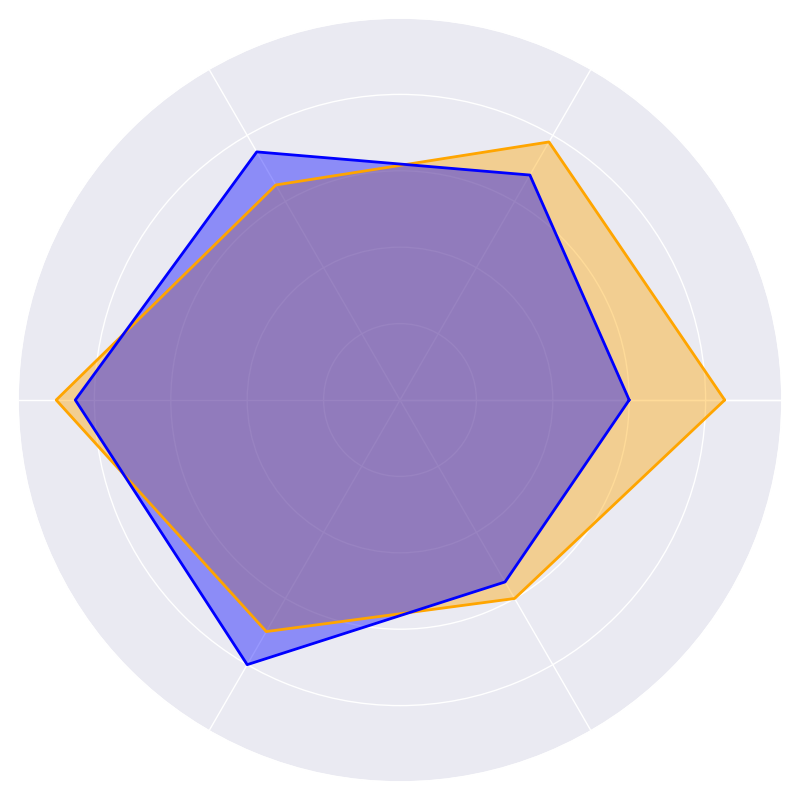

Recreate this plot in Python.
import numpy as np
import matplotlib.pyplot as plt

# Original data series
original_values = np.array([85, 78, 65, 90, 70, 60])
additional_values = np.array([60, 68, 75, 85, 80, 55])

# Complete the circle for the radar chart by repeating the first value
original_values = np.concatenate((original_values, [original_values[0]]))
additional_values = np.concatenate((additional_values, [additional_values[0]]))

# Creating angles for the radar chart
angles = np.linspace(0, 2 * np.pi, len(original_values) - 1, endpoint=False).tolist()
angles += angles[:1]

fig, ax = plt.subplots(figsize=(8, 8), subplot_kw=dict(polar=True))

# Plot original data series
ax.fill(angles, original_values, color='orange', alpha=0.4)
ax.plot(angles, original_values, color='orange', linewidth=2)

# Plot additional data series
ax.fill(angles, additional_values, color='blue', alpha=0.4)
ax.plot(angles, additional_values, color='blue', linewidth=2)

ax.set_yticklabels([])
ax.set_xticks(angles)
ax.set_xticklabels([])

ax.set_ylim(0, 100)

plt.tight_layout()
plt.show()
